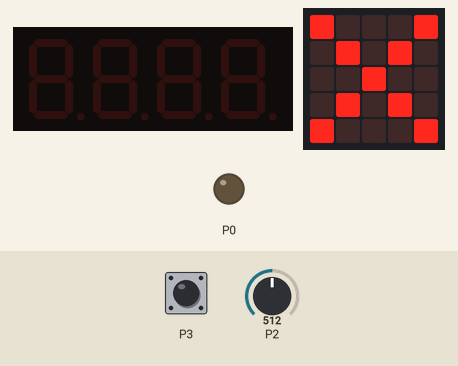
Simulated run of this program. Board: Calliope mini (MakeCode). Shown: 4-digit seven-segment display, the board's 5×5 LED display, output pins drawn as LEDs (lit = HIGH). The test bench sets the inputs (shaded band); at power-on: P2 = 512 (analog values on the 0–1023 scale).

Above: at 1.2 s.
1.3 s: touch pin P3 pressed for 0.5 s
At 3.4 s:
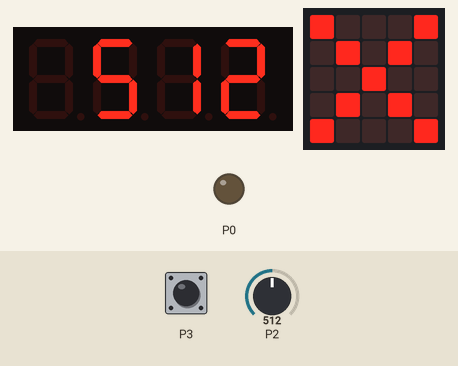
4.5 s: touch pin P3 pressed for 1 s
At 5.8 s:
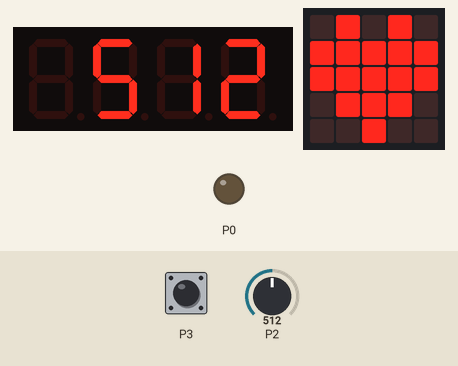
7.0 s: touch pin P3 pressed for 3.2 s
At 7.7 s:
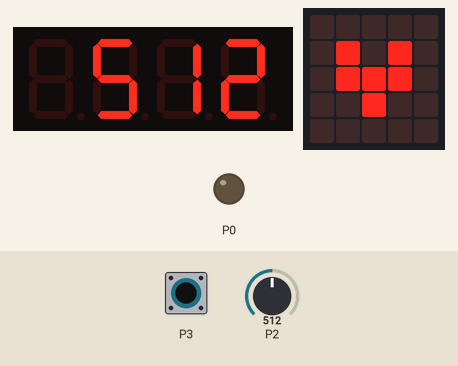
Timing chart, 0 to 10.0 s (numbered marks = the images above; inputs shaded):
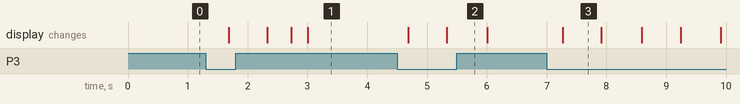

Measured:
- after the input at 1.3 s, the display: first changes after 0.38 s (image 1 shows a later state)
- after the input at 4.5 s, the display: first changes after 0.18 s (image 2 shows a later state)
- after the input at 7.0 s, the display: changes after 0.27 s (image 3)
- what the display in image 3 shows lasts 0.6 s, from 7.3 s to 7.9 s

The program:

main.ts
```typescript
// "4Digit" ist das kleine Zahlendisplay auf der Box. Diese beiden Blöcke sind nur dazu da, dass am Anfang dem Calliope mitgeteilt wird, wie dieses Display funktionieren soll.
let _4Digit = grove.createDisplay(DigitalPin.C16, DigitalPin.C17)
_4Digit.set(7)
basic.forever(function () {
    // "P3" ist der mit "Regelung" beschriftete Schalter. Das Programm in diesem grünen "Wenn-Block" wird solange wiederholt, wie dieser Schalter eingeschaltet ist.
    if (input.pinIsPressed(TouchPin.P3)) {
        // Zeigt auf dem Calliope-Display ein Herz, damit klar ist, dass der automatische Bewässerungsmodus aktiviert ist.
        images.iconImage(IconNames.SmallHeart).showImage(0)
        // Wartezeit: 1 Sekunde = 1'000'000 Mikrosekunden (1 Million Mikrosekunden)
        control.waitMicros(250000)
        images.iconImage(IconNames.Heart).showImage(0)
        // P2 ist ein Feuchtigkeitssensor.
        // Dieser Block zeigt die gemessenen Feuchtigkeitswerte als Zahl auf dem Zahlendisplay
        _4Digit.show(pins.analogReadPin(AnalogPin.P2))
        control.waitMicros(250000)
        // Wenn die Feuchtigkeit in der Erde zu tief ist, soll das Wasserventil (P0 = Wasserventil) solange geöffnet werden, bis die Erde wieder feucht genug ist.
        if (pins.analogReadPin(AnalogPin.P2) < 150) {
            pins.digitalWritePin(DigitalPin.P0, 1)
        } else {
            pins.digitalWritePin(DigitalPin.P0, 0)
        }
    } else {
        // Zeigt auf dem Calliope-Display ein Kreuz, damit klar ist, dass der automatische Bewässerungsmodus nicht eingeschaltet ist.
        images.iconImage(IconNames.No).showImage(0)
    }
})
```

test.ts
```typescript
// Hier kann man Tests durchführen; diese Datei wird nicht kompiliert, wenn dieses Paket als Erweiterung verwendet wird.
```
